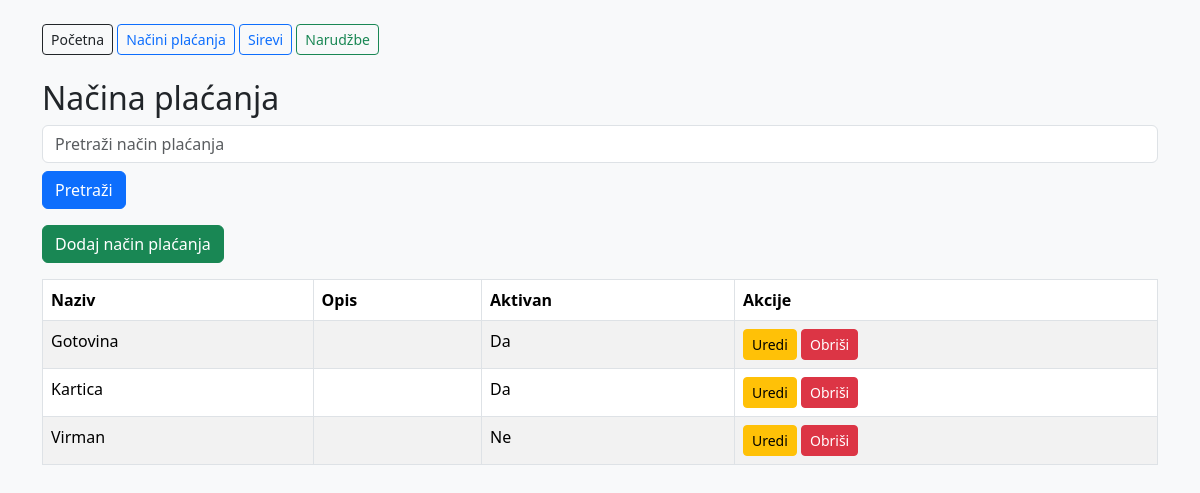
/nacini-placanja/, run on the app's committed database.
### sirana/models.py (models this page shows, shortened)
class NacinPlacanja(models.Model):
    naziv = models.CharField(max_length=100)
    opis = models.TextField(blank=True)
    aktivan = models.BooleanField(default=True)

### sirana/views.py (the view)
# urls.py: path("nacini-placanja/", views.nacin_placanja_list, name="nacin_placanja_list"),
def nacin_placanja_list(request):
    search = request.GET.get("search", "")
    nacini = NacinPlacanja.objects.all()
    if search:
        nacini = nacini.filter(naziv__icontains=search)
    return render(request, "sirana/nacin_placanja_list.html", {
        "nacini": nacini,
        "search": search,
    })

### sirana/templates/sirana/nacin_placanja_list.html
{% extends "sirana/base.html" %}
{% block content %}
<h2>Načina plaćanja</h2>
<form method="get" class="mb-3">
    <input type="text" name="search" value="{{ search }}" class="form-control" placeholder="Pretraži način plaćanja">
    <button type="submit" class="btn btn-primary mt-2">Pretraži</button>
</form>
<a href="{% url 'nacin_placanja_create' %}" class="btn btn-success mb-3">Dodaj način plaćanja</a>
<table class="table table-bordered table-striped bg-white">
    <thead>
        <tr>
            <th>Naziv</th>
            <th>Opis</th>
            <th>Aktivan</th>
            <th>Akcije</th>
        </tr>
    </thead>
    <tbody>
        {% for nacin in nacini %}
        <tr>
            <td>{{ nacin.naziv }}</td>
            <td>{{ nacin.opis }}</td>
            <td>{{ nacin.aktivan|yesno:"Da,Ne" }}</td>
            <td>
                <a href="{% url 'nacin_placanja_update' nacin.id %}" class="btn btn-sm btn-warning">Uredi</a>
                <a href="{% url 'nacin_placanja_delete' nacin.id %}" class="btn btn-sm btn-danger">Obriši</a>
            </td>
        </tr>
        {% empty %}
        <tr>
            <td colspan="4">Nema podataka.</td>
        </tr>
        {% endfor %}
    </tbody>
</table>
{% endblock %}

### data on the page
NacinPlacanja: naziv "Gotovina", aktivan "Da"
NacinPlacanja: naziv "Kartica", aktivan "Da"
NacinPlacanja: naziv "Virman", aktivan "Ne"
